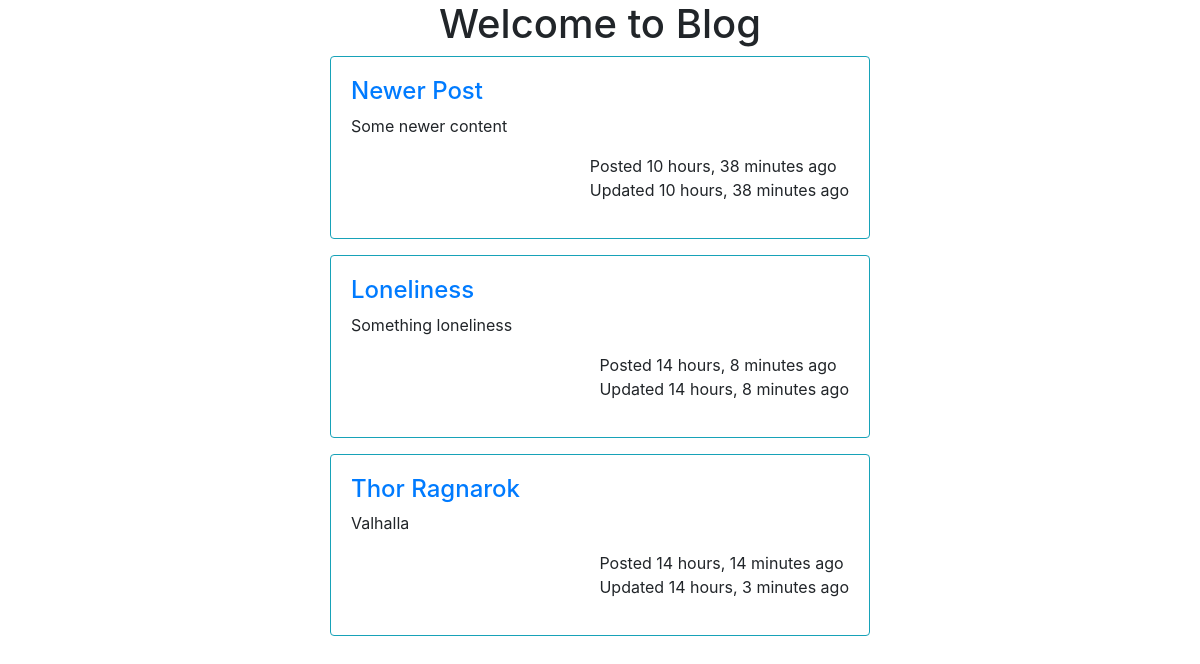
The app's page /, older data.
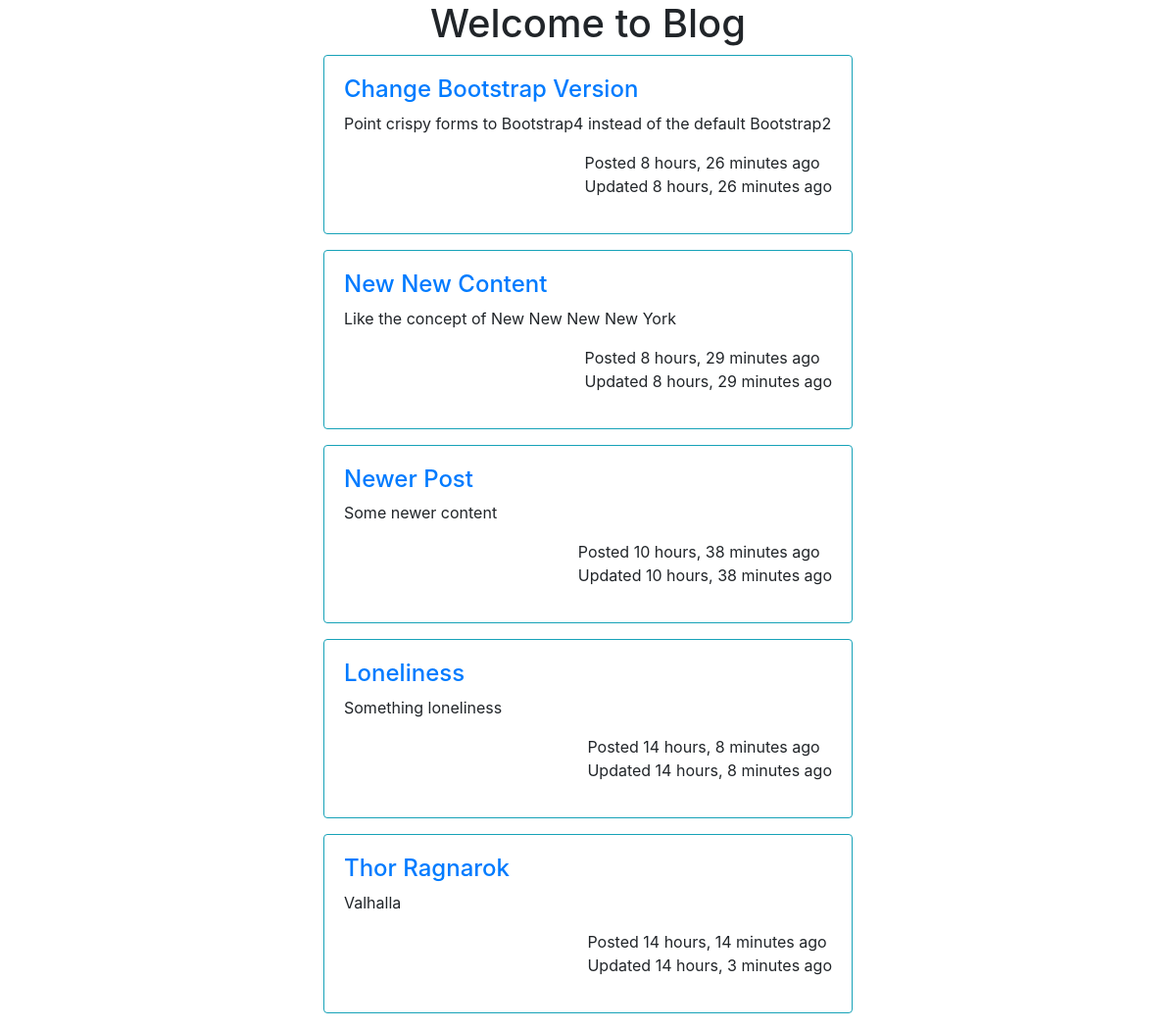
The same page, newer data.
### blog/models.py (models this page shows, shortened)
class Post(models.Model):
    title = models.CharField(max_length=100)
    content = models.TextField()
    time_stamp = models.DateTimeField(auto_now_add=True)
    updated = models.DateTimeField(auto_now=True)
    def get_absolute_url(self):
        return reverse("blog:details", kwargs={"pk": self.pk})

### blog/views.py (the view)
# urls.py: path('', views.posts_home, name='posts_home'),
def posts_home(request):
    posts = Post.objects.all().order_by('-id')
    context = {
        'posts':posts
    }
    return render(request, 'blog/home.html', context)

### blog/templates/blog/home.html
{% extends 'blog/base.html' %}
{% block content %}
    <div class="container">
        <h1 class="text-center">Welcome to Blog</h1>
        {% for post in posts %}
        <div class="row">
            <div class="col-md-3"></div>
            <div class="col-md-6">
                <div class="card border-info mb-3">
                    <div class="card-body">
                        <h4><a href="{{post.get_absolute_url}}">{{post.title}}</a></h4>
                        <p>{{post.content}}</p>
                        <p style="float: right;">Posted {{post.time_stamp|timesince}} ago</br>Updated {{post.updated|timesince}} ago</p>
                    </div>
                </div>
            </div>
            <div class="col-md-3"></div>
        </div>
        {% endfor %}
    </div>
{% endblock %}

### blog/templates/blog/base.html (shortened to what this page needs)
{% load bootstrap4 %}
{% load static %}
<!DOCTYPE html>
<html>
    <head>
        {% block styles %}
            {% bootstrap_css %}
        {% endblock %}
    </head>
    <body>
        {% block content %}
        {% endblock %}
    </body>
</html>

Row changes from the older to the newer data that the page shows:
added Post: title "Change Bootstrap Version", content "Point crispy forms to Bootstrap4 instead of the default Bootstrap2", time_stamp "8 hours, 26 minutes", updated "8 hours, 26 minutes"
added Post: title "New New Content", content "Like the concept of New New New New York", time_stamp "8 hours, 29 minutes", updated "8 hours, 29 minutes"
